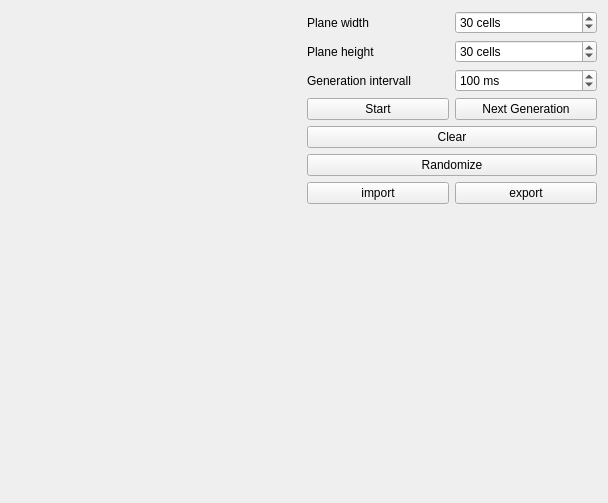
<?xml version="1.0" encoding="UTF-8"?>
<ui version="4.0">
 <class>gameOfLifeTab</class>
 <widget class="QWidget" name="gameOfLifeTab">
  <property name="geometry">
   <rect>
    <x>0</x>
    <y>0</y>
    <width>608</width>
    <height>503</height>
   </rect>
  </property>
  <property name="windowTitle">
   <string>Form</string>
  </property>
  <layout class="QHBoxLayout" name="horizontalLayout_2">
   <item>
    <widget class="GolWidget" name="golWidget" native="true">
     <layout class="QVBoxLayout" name="verticalLayout_2"/>
    </widget>
   </item>
   <item>
    <layout class="QVBoxLayout" name="controlLayout">
     <item>
      <layout class="QHBoxLayout" name="plaeWidthLayout">
       <item>
        <widget class="QLabel" name="label">
         <property name="text">
          <string>Plane width</string>
         </property>
        </widget>
       </item>
       <item>
        <widget class="QSpinBox" name="planeWidthSpinBox">
         <property name="suffix">
          <string> cells</string>
         </property>
         <property name="value">
          <number>30</number>
         </property>
        </widget>
       </item>
      </layout>
     </item>
     <item>
      <layout class="QHBoxLayout" name="planeHeightLayout">
       <item>
        <widget class="QLabel" name="label_2">
         <property name="text">
          <string>Plane height</string>
         </property>
        </widget>
       </item>
       <item>
        <widget class="QSpinBox" name="planeHeightSpinBox">
         <property name="suffix">
          <string> cells</string>
         </property>
         <property name="singleStep">
          <number>1</number>
         </property>
         <property name="value">
          <number>30</number>
         </property>
        </widget>
       </item>
      </layout>
     </item>
     <item>
      <layout class="QHBoxLayout" name="intervallLayout">
       <item>
        <widget class="QLabel" name="label_3">
         <property name="text">
          <string>Generation intervall</string>
         </property>
        </widget>
       </item>
       <item>
        <widget class="QSpinBox" name="intervalSpinBox">
         <property name="suffix">
          <string> ms</string>
         </property>
         <property name="minimum">
          <number>10</number>
         </property>
         <property name="maximum">
          <number>1000000</number>
         </property>
         <property name="value">
          <number>100</number>
         </property>
        </widget>
       </item>
      </layout>
     </item>
     <item>
      <layout class="QHBoxLayout" name="startStopLayout">
       <item>
        <widget class="QPushButton" name="startButton">
         <property name="text">
          <string>Start</string>
         </property>
        </widget>
       </item>
       <item>
        <widget class="QPushButton" name="evolveButton">
         <property name="text">
          <string>Next Generation</string>
         </property>
        </widget>
       </item>
      </layout>
     </item>
     <item>
      <widget class="QPushButton" name="clearButton">
       <property name="text">
        <string>Clear</string>
       </property>
      </widget>
     </item>
     <item>
      <widget class="QPushButton" name="randomizeButton">
       <property name="text">
        <string>Randomize</string>
       </property>
      </widget>
     </item>
     <item>
      <layout class="QHBoxLayout" name="importExportLeyout">
       <item>
        <widget class="QPushButton" name="importButton">
         <property name="text">
          <string>import</string>
         </property>
        </widget>
       </item>
       <item>
        <widget class="QPushButton" name="exportButton">
         <property name="text">
          <string>export</string>
         </property>
        </widget>
       </item>
      </layout>
     </item>
     <item>
      <spacer name="verticalSpacer">
       <property name="orientation">
        <enum>Qt::Vertical</enum>
       </property>
       <property name="sizeHint" stdset="0">
        <size>
         <width>20</width>
         <height>40</height>
        </size>
       </property>
      </spacer>
     </item>
    </layout>
   </item>
  </layout>
 </widget>
 <customwidgets>
  <customwidget>
   <class>GolWidget</class>
   <extends>QWidget</extends>
   <header>golwidget.h</header>
   <container>1</container>
  </customwidget>
 </customwidgets>
 <resources/>
 <connections/>
</ui>
